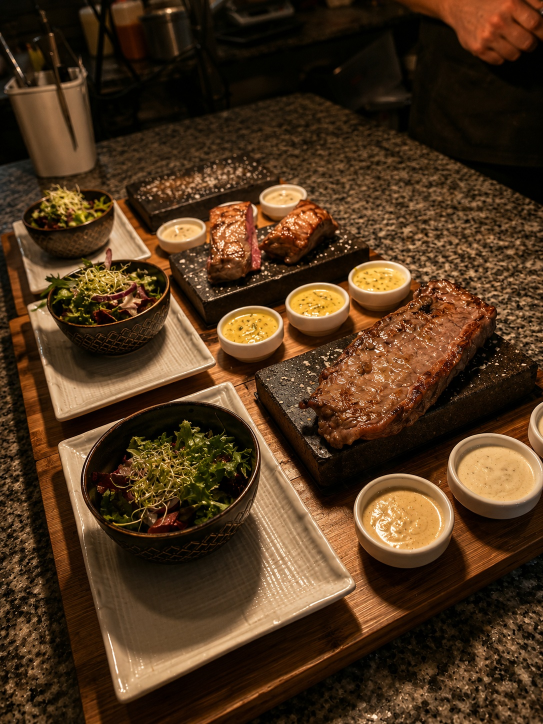
#> input picture photos/01_spread.jpg, 1086 x 1448 px (shown at 1/2 size)
$ python photolab.py   (older library calls are emulated)
#> lines starting #> are read from the running program, lines starting #| are printed output that depends on the picture
#!/usr/bin/env python3
# -*- coding: utf-8 -*-
"""
photolab — analyse & separation d'elements par photo (base de la 2.5D).

Pour chaque plat :
  · masque du SUJET (dish) via GrabCut + plus grande composante + feather
  · ARRIERE-PLAN reconstruit (inpainting) -> permet une vraie parallaxe
  · carte de PROFONDEUR (sujet net/clair = proche ; bords sombres/flous = loin)
  · POINTS CHAUDS (bougies / braises) pour le scintillement
  · zones SPECULAIRES (sauces, verre) pour les reflets qui balaient

Sortie __main__ : output/_analysis/_sheet.png (QA visuel des couches).
"""
import os, numpy as np, cv2

W, H = 1080, 1920
ROOT = os.path.dirname(os.path.abspath(__file__))
PHOTOS = os.path.join(ROOT, "photos")

def cover_fit(img, w=W, h=H):
#> called with w = 1080, h = 1920
    ih, iw = img.shape[:2]
#> ih = 1448; iw = 1086
    s = max(w / iw, h / ih)
#> s = 1.33
    r = cv2.resize(img, (int(np.ceil(iw*s)), int(np.ceil(ih*s))), interpolation=cv2.INTER_CUBIC)
    x0 = (r.shape[1]-w)//2; y0 = (r.shape[0]-h)//2
#> after `x0 = (r.shape[1] - w) // 2`: x0 = 180
#> after `y0 = (r.shape[0] - h) // 2`: y0 = 0
    return r[y0:y0+h, x0:x0+w].copy()
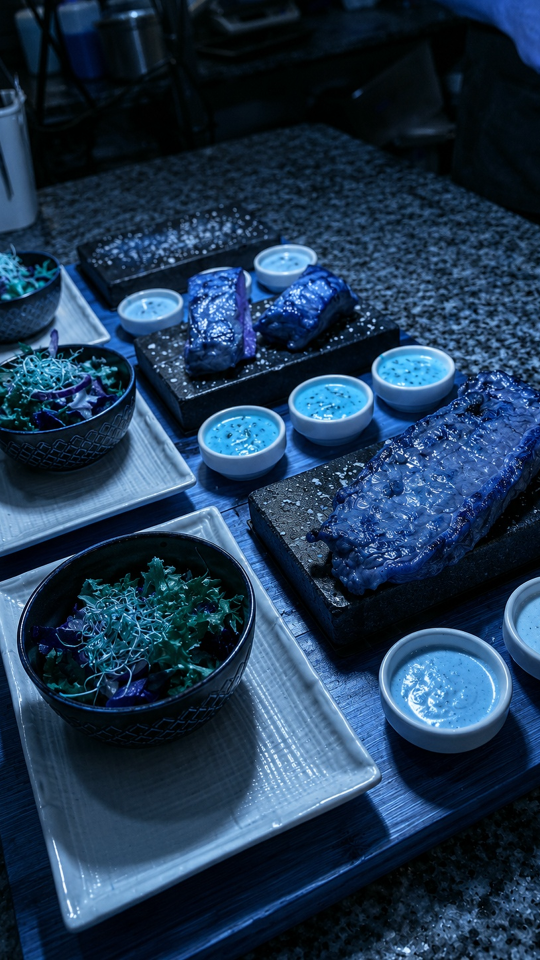
#> returned value: shape (1920, 1080, 3) (shown at 1/2 size); mean of channels 0, 1, 2 81.2, 55.5, 31.2; drawn as B, G, R

def load(path):
    return cover_fit(cv2.cvtColor(cv2.imread(path), cv2.COLOR_BGR2RGB))

# [6 lines left out: function _largest_cc, not called in this run]

def subject_mask(rgb):
    """GrabCut seede par un rectangle central ; fallback saillance si echec."""
    h, w = rgb.shape[:2]
#> h = 1920; w = 1080
    rect = (int(w*0.10), int(h*0.14), int(w*0.80), int(h*0.72))
#> rect = (108, 268, 864, 1382)
    mask = np.zeros((h, w), np.uint8)
    bgd = np.zeros((1, 65), np.float64); fgd = np.zeros((1, 65), np.float64)
    try:
#> (the run stopped early here; a loop or call above may not have finished)
